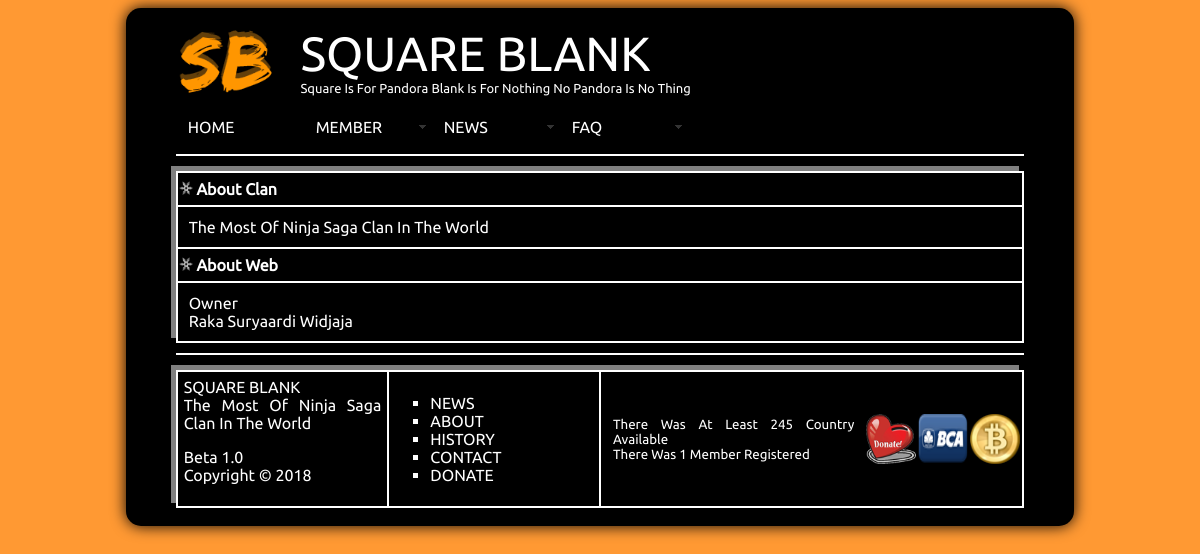
Page /about.php on the committed database.
### tables this page shows
CREATE TABLE IF NOT EXISTS `tb_clan_setting` (
  `name_clan_setting` varchar(250) NOT NULL,
  `description_clan_setting` text NOT NULL,
  PRIMARY KEY (`name_clan_setting`)
);

### about.php (the view, shortened to what this page needs)
<!DOCTYPE html PUBLIC "-//W3C//DTD XHTML 1.0 Transitional//EN" "http://www.w3.org/TR/xhtml1/DTD/xhtml1-transitional.dtd">
<html xmlns="http://www.w3.org/1999/xhtml">
<head>
</head>
<body>
<center>
<table class=header width="80%" height="100%" cellpading="0" cellspacing="0" border="0" bordercolor="white">
<tr>
<td>
<center>
<table width="90%" height="100%" cellpading="0" cellspacing="0" border="0" bordercolor="white">
<tr>
<td>
<?php
require("header.php");
?>
</td>
</tr>
<tr>
<td>
<hr color="white">
</td>
</tr>
<tr>
<td>
<div class="content">
<?php
print "
<table id=board class=navigation width=100% cellpading=0 cellspacing=0 border=1 bordercolor=white>
<tr id=clan>
<td height=30px>
<img src=media/img/small_shuriken.png alt=x width=14px height=14px></img>
<strong>About Clan</strong>
</td>
</tr>
<tr>
<td>
<div class=board>
";
$sql = mysql_query("SELECT description_clan_setting FROM tb_clan_setting WHERE name_clan_setting='clan_about'") or die (mysql_error());
$row = mysql_fetch_row($sql);
print $row[0];
print "
</div>
</td>
</tr>
<tr id=web>
<td height=30px>
<img src=media/img/small_shuriken.png alt=x width=14px height=14px></img>
<strong>About Web</strong>
</td>
</tr>
<tr>
<td>
<div class=board>
";
$sql = mysql_query("SELECT description_clan_setting FROM tb_clan_setting WHERE name_clan_setting='clan_web'") or die (mysql_error());
$row = mysql_fetch_row($sql);
print $row[0];
print "
</div>
</td>
</tr>
</table>
";
?>
</div>
<hr color="white">
</td>
<tr>
<td>
<font color="white">
<?php
require("footer.php");
?>
</font>
</td>
</tr>
</table>
</center>
</td>
</tr>
</table>
</body>
</html>

### header.php (shortened to what this page needs)
<link href="css/settings.css" rel="stylesheet" type="text/css" />
<link href="css/SpryMenuBarHorizontal.css" rel="stylesheet" type="text/css" />
<?php
print "
<table width=600 height=100 cellpading=0 cellspacing=0 border=0 bordercolor=white>
<tr>
<td>
<img src=media/img/icon.png width=100 height=70 />
</td>
<td>
<font size=10 color=white>
";
$sql = mysql_query("SELECT description_clan_setting FROM tb_clan_setting WHERE name_clan_setting='clan_name'") or die (mysql_error());
$row = mysql_fetch_row($sql);
echo $row[0];
print "
</font>
<br>
<font color=white size=2>
";
$sql = mysql_query("SELECT description_clan_setting FROM tb_clan_setting WHERE name_clan_setting='clan_description'") or die (mysql_error());
$row = mysql_fetch_row($sql);
echo $row[0];
print "
</font>
</td>
</tr>
</table>
<ul id=MenuBarUtama class=MenuBarHorizontal>
<li><a href=index>HOME</a></li>
<li><a class=MenuBarItemSubmenu href=#>MEMBER</a>
<ul>
<li><a href=join>JOIN</a></li>
<li><a href=village>LOGIN</a></li>
</ul>
</li>
<li><a class=MenuBarItemSubmenu href=news>NEWS</a>
<ul>
<li><a href=news#board>BOARD</a></li>
<li><a href=news#recent>RECENT</a>
<ul>
";
print "
</ul>
</li>
</ul>
</li>
<li><a class=MenuBarItemSubmenu href=faq>FAQ</a>
<ul>
<li><a href=about>ABOUT</a>
<ul>
<li><a href=about#clan>CLAN</a></li>
<li><a href=about#web>WEB</a></li>
</ul>
</li>
<li><a href=history>HISTORY</a>
<ul>
<li><a href=history#rewards>REWARDS</a></li>
<li><a href=history#clan>CLAN</a></li>
</ul>
</li>
<li><a href=contact>CONTACT</a></li>
<li><a href=donate>DONATE</a></li>
</ul>
</li>
</ul>
";
?>

### footer.php (shortened to what this page needs)
<table class="navigation" width="100%" height="100" border="1" bordercolor="white" cellpading="0" cellspacing="0">
<tr>
<td width="25%">
<div class="portofolio">
<?php
$sql = mysql_query("SELECT description_clan_setting FROM tb_clan_setting WHERE name_clan_setting='clan_name'") or die (mysql_error());
$row = mysql_fetch_row($sql);
print $row[0];
print "<br>";
$sql = mysql_query("SELECT description_clan_setting FROM tb_clan_setting WHERE name_clan_setting='clan_about'") or die (mysql_error());
$row = mysql_fetch_row($sql);
print $row[0];
print "<p>";
$sql = mysql_query("SELECT description_clan_setting FROM tb_clan_setting WHERE name_clan_setting='clan_engine'") or die (mysql_error());
$row = mysql_fetch_row($sql);
print $row[0];
print "<br>";
print "Copyright &#169; " . date("Y") . "";
?>
</div>
</td>
<td width="25%">
<ul>
<li type="square"><a href="news.php" class="linknavigasibawah">NEWS</a></li>
<li type="square"><a href="about.php" class="linknavigasibawah">ABOUT</a></li>
<li type="square"><a href="history.php" class="linknavigasibawah">HISTORY</a></li>
<li type="square"><a href="contact.php" class="linknavigasibawah">CONTACT</a></li>
<li type="square"><a href="donate.php" class="linknavigasibawah">DONATE</a></li>
</ul>
</td>
<td width="50%">
<table width="100%" height="100%" cellpading="0" cellspacing="0" border="0" bordercolor="white">
<tr>
<td>
<div class="font_navigation">
<?php
echo "<small>";
$sql = mysql_query("SELECT COUNT(country_code) AS country_count FROM tb_clan_country") or die(mysql_error());
$row = mysql_fetch_row($sql);
if ($row[0] > 0) {
echo "There Was At Least $row[0] Country Available";
}
else {
echo "There Was Not Available Any Country At This Time";
}
echo "<br>";
$sql = mysql_query("SELECT COUNT(username_clan_member) AS username_count FROM tb_clan_member_head") or die(mysql_error());
$row = mysql_fetch_row($sql);
if ($row[0] > 0) {
echo "There Was $row[0] Member Registered";
}
else {
echo "There Was Not Available Any Member Yet";
}
echo "<br>";
?>
</div>
</td>
<td>
<a href="donate.php"><center><img class="footer" src="media/img/btn_heart_donate.png" alt="Donate" width="150" height="100"></center></a>
</td>
<td>
<a href="donate.php#bca"><center><img class="footer" src="media/img/btn_bca_donate.png" alt="Donate" width="150" height="100"></center></a>
</td>
<td>
<a href="donate.php#bitcoin"><center><img class="footer" src="media/img/btn_bitcoin_donate.png" alt="Donate" width="150" height="100"></center></a>
</td>
</tr>
</table>
</td>
</tr>
</table>

### css/settings.css (style rules this page uses)
body { background-color: #ff9933; font-family: "ubuntu_r"; }
a { color: white; text-decoration: none; }
.linknavigasibawah { font-size: 16px; font-style: bold }
.navigation { -moz-box-shadow: -5px -5px #FFF; -webkit-box-shadow: -5px -5px #FFF; box-shadow: -5px -5px gray; margin:5px 0px 10px 0px; }
div.content { font-family: "ubuntu_r"; color:white; text-align:justify; }
div.board { font-family: "ubuntu_r"; color:white; text-align:justify; padding:10px; }
div.font_navigation { font-family: "ubuntu_r"; color:white; text-align:justify; padding:10px; }
div.portofolio { font-family: "ubuntu_r"; color:white; text-align:justify; padding:5px; }
table.header { background-color:black; -moz-box-shadow: -0px -0px 15px #999; -webkit-box-shadow: -0px -0px 15px #999; -o-box-shadow: 0 0 15px #999; box-shadow: -0px -0px 15px; -moz-border-radius: 15px; -webkit-border-radius: 15px; -o-border-radius: 15px; border-radius: 15px; }
img.footer { width: 50px; height: 50px; -webkit-transition: width 2s, height 2s, -webkit-transform 2s; transition: width 2s, height 2s, transform 2s; }

### css/SpryMenuBarHorizontal.css (style rules this page uses)
ul.MenuBarHorizontal { margin: 0; padding: 0; list-style-type: none; font-size: 100%; cursor: default; width: auto; }
ul.MenuBarHorizontal li { margin: 0; padding: 0; list-style-type: none; font-size: 100%; position: relative; text-align: left; cursor: pointer; width: 8em; float: left; }
ul.MenuBarHorizontal a { display: block; cursor: pointer; background-color: #000; padding: 0.5em 0.75em; color: #FFF; text-decoration: none; }
ul.MenuBarHorizontal a.MenuBarItemSubmenu { background-image: url(SpryMenuBarDown.gif); background-repeat: no-repeat; background-position: 95% 50%; }

### rows in the picture
tb_clan_setting: description_clan_setting "SQUARE BLANK"
tb_clan_setting: description_clan_setting "Square Is For Pandora Blank Is For Nothing No Pandora Is No Thing"
tb_clan_setting: description_clan_setting "The Most Of Ninja Saga Clan In The World"
tb_clan_setting: description_clan_setting "Owner Raka Suryaardi Widjaja"
tb_clan_setting: description_clan_setting "Beta 1.0"

### other values in the picture
$row[0] "245"
$row[0] "1"
